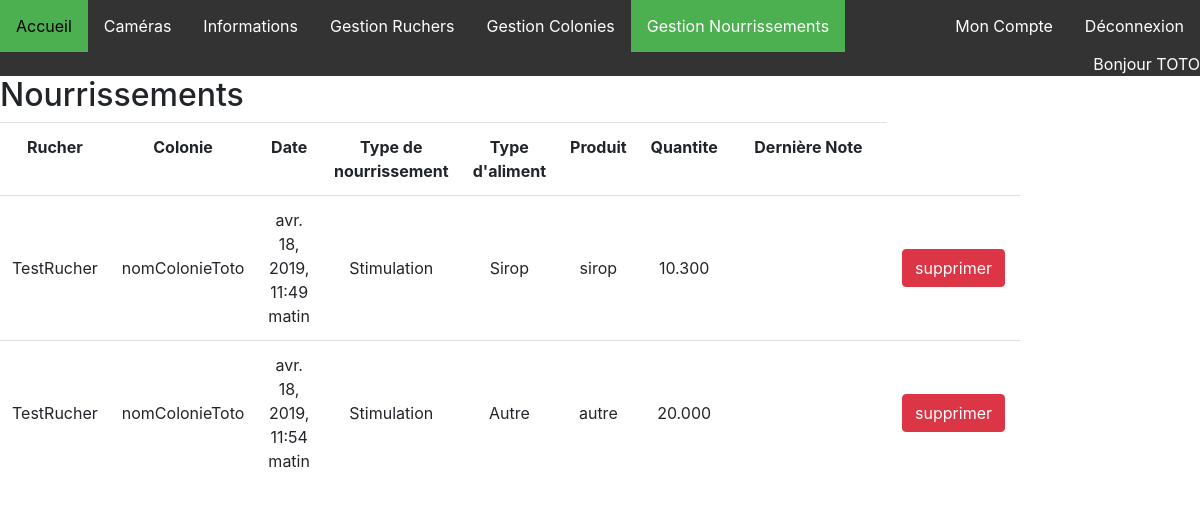
/afficherNourrissements (signed in), run on the app's committed database.
### ruches/models.py (models this page shows, shortened)
class Nourrissement(models.Model):
    colonie = models.ForeignKey(Colonie, on_delete=models.CASCADE)
    date = models.DateTimeField(default=datetime.datetime.now)
    typeNourrissement = models.ForeignKey(TypeNourrissement, on_delete=models.CASCADE, null=True)
    typeAliment = models.ForeignKey(TypeAliment, on_delete=models.CASCADE, null=True)
    produit = models.CharField(max_length=200, null=True)
    quantite = models.DecimalField(max_digits=12, decimal_places=3, null=True)
    note = models.CharField(max_length=1024, null=True)

class Colonie(models.Model):
    nom = models.CharField(max_length=200)
    rucher = models.ForeignKey(Rucher, on_delete=models.CASCADE)
    type = models.ForeignKey(TypeRuche, on_delete=models.CASCADE)
    nombre_de_cadres = models.CharField(max_length=20)
    date = models.DateTimeField(default=datetime.datetime.now)
    remarque = models.CharField(max_length=1024, null=True)

class Rucher(models.Model):
    nom = models.CharField(max_length=200, unique=True)
    user = models.ForeignKey(User, on_delete=models.CASCADE, null=True)
    adresseP = models.CharField(max_length=200, default='')
    adresseS = models.CharField(max_length=200, null=True, default='')
    codePostal = models.CharField(max_length=5, default='')
    ville = models.CharField(max_length=200, default='')

class TypeNourrissement(models.Model):
    nom = models.CharField(max_length=200)
    def __str__(self):
        return self.nom

class TypeAliment(models.Model):
    nom = models.CharField(max_length=200)
    def __str__(self):
        return self.nom

### ruches/views.py (the view)
# urls.py: path('afficherNourrissements', views.afficherNourrissement, name='afficherNourrissements'),
def afficherNourrissement(request):
    nourrissementsObj = Nourrissement.objects.all()
    nourrissements = []
    for n in nourrissementsObj:
        if n.typeNourrissement is None:
            n.delete()
        else:
            nourrissements.append(n)
    return render(request, 'Apiculteurs/afficherNourrissements.html', {'nourrissements': nourrissements})

### templates/Apiculteurs/afficherNourrissements.html (shortened to what this page needs)
{% load static %}
<!DOCTYPE html>
<html lang="fr">
<head>
    <link rel="stylesheet" type="text/css" href="{% static 'ProjetRuches/css/style.css' %}">
    <link rel="stylesheet" href="https://stackpath.bootstrapcdn.com/bootstrap/4.1.3/css/bootstrap.min.css"
>
</head>
<body>
<ul class="navbarMenu">
    <li class="liNavBar"><a href="home">Accueil</a></li>
    <li class="liNavBar"><a href="camerasUser">Caméras</a></li>
    <li class="liNavBar"><a href="informationsUser">Informations</a></li>
    {% if user.is_authenticated %}
    <li class="dropdown2">
        <a href="afficherRuchers" class="dropbtn">Gestion Ruchers</a>
    </li><li class="dropdown2">
        <a href="afficherColonies" class="dropbtn">Gestion Colonies</a>
    </li><li class="dropdown2">
        <a href="/afficherNourrissements" class="dropbtn active">Gestion Nourrissements</a>
    </li>
    <li class="right liNavBar"><a href="{% url 'logout' %}">Déconnexion</a></li>
    <li class="right liNavBar"><a href="/monCompte">Mon Compte</a></li>
    {% if user.is_superuser %}
    <li class="right liNavBar"><a href="showUsersAdmin">Administration</a></li>
    <li class="right liNavBar">Bonjour {{ user.username }} (superuser)</li>
    {% else %}
    <li class="right liNavBar">Bonjour {{ user.username }}</li>
    {% endif %}
    {% else %}
    <li class="right liNavBar"><a href="{% url 'login' %}">Connexion</a></li>
    <li class="right liNavBar"><a href="inscription">Inscription</a></li>
    {% endif %}
</ul>
<div>
    <h2>Nourrissements</h2>
    {% if user.is_authenticated %}
    <div class="table-responsive" style="padding-right: 15%">
        <table class="table table-hover" style="text-align: center">
            <tr>
                <th>Rucher</th>
                <th>Colonie</th>
                <th>Date</th>
                <th>Type de nourrissement</th>
                <th>Type d'aliment</th>
                <th>Produit</th>
                <th>Quantite</th>
                <th>Dernière Note</th>
            </tr>
            {% for nourrissement in nourrissements %}
            {% if nourrissement.colonie.rucher.user == user or user.is_staff%}
            <tr>
                <td style="vertical-align: middle">{{ nourrissement.colonie.rucher.nom }}</td>
                <td style="vertical-align: middle">{{ nourrissement.colonie.nom }}</td>
                <td style="vertical-align: middle">{{ nourrissement.date }}</td>
                <td style="vertical-align: middle">{{ nourrissement.typeNourrissement }}</td>
                <td style="vertical-align: middle">{{ nourrissement.typeAliment }}</td>
                <td style="vertical-align: middle">{{ nourrissement.produit }}</td>
                <td style="vertical-align: middle">{{ nourrissement.quantite }}</td>
                <td style="vertical-align: middle; width: 350px">{{ nourrissement.note }}</td>
                <td style="vertical-align: middle; width: 150px">
                    <form id="formDel" method="post" onsubmit="return validateRucher(this,'{{nourrissement.id}}')" style="display: inline-block"
                          action="{% url 'validSupprimerNourrissement' nourrissement.id %}">
                        <button type="submit" class="btn btn-danger m-0">supprimer</button>
                    </form>
                </td>
            </tr>
            {% endif %}
            {% endfor %}
        </table>
    </div>
    {% else %}
    <p>You are not logged</p>
    {% endif %}
</div>
</body>
</html>

### static/ProjetRuches/css/style.css (style rules this page uses)
body { margin: 0; }
ul.navbarMenu { list-style-type: none; margin: 0; padding: 0; overflow: hidden; background-color: #333; }
li.liNavBar { float: left; }
ul.navbarMenu li.right { float: right; color: white }
li.liNavBar a { text-decoration: none; }
li.liNavBar a, .dropbtn { display: inline-block; color: white; text-align: center; padding: 14px 16px; text-decoration: none; }
li.dropdown2 { display: inline-block; }
.active { background-color: #4CAF50; }

### data on the page
Nourrissement: colonie.rucher.nom "TestRucher", colonie.nom "nomColonieToto", date "avr. 18, 2019, 11:49 matin", typeNourrissement "Stimulation", typeAliment "Sirop", produit "sirop", quantite "10.300"
Nourrissement: colonie.rucher.nom "TestRucher", colonie.nom "nomColonieToto", date "avr. 18, 2019, 11:54 matin", typeNourrissement "Stimulation", typeAliment "Autre", produit "autre", quantite "20.000"

### other printed values
{{ user.username }} "TOTO"
